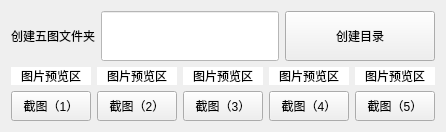
     <widget class="QWidget" name="tab_3">
      <attribute name="title">
       <string>截图-五图</string>
      </attribute>
      <layout class="QVBoxLayout" name="verticalLayout_37" stretch="1,8">
       <item>
        <layout class="QHBoxLayout" name="horizontalLayout_3" stretch="1,9,1">
         <item>
          <widget class="QLabel" name="label_27">
           <property name="styleSheet">
            <string notr="true">font: 14pt &quot;微软雅黑&quot;;</string>
           </property>
           <property name="text">
            <string>创建五图文件夹</string>
           </property>
          </widget>
         </item>
         <item>
          <widget class="QLineEdit" name="dir_name_2">
           <property name="minimumSize">
            <size>
             <width>0</width>
             <height>50</height>
            </size>
           </property>
           <property name="styleSheet">
            <string notr="true">background-color: rgb(255, 255, 255);</string>
           </property>
          </widget>
         </item>
         <item>
          <widget class="QPushButton" name="mkdir_dir_2">
           <property name="minimumSize">
            <size>
             <width>150</width>
             <height>50</height>
            </size>
           </property>
           <property name="styleSheet">
            <string notr="true">QPushButton{border-radius:10px;font: 18pt &quot;幼圆&quot;;background-color: rgb(0, 255, 255)}
QPushButton:pressed{background-color:rgb(176,176,176);};</string>
           </property>
           <property name="text">
            <string>创建目录</string>
           </property>
          </widget>
         </item>
        </layout>
       </item>
       <item>
        <layout class="QHBoxLayout" name="horizontalLayout_4">
         <item>
          <layout class="QVBoxLayout" name="verticalLayout_6">
           <item>
            <widget class="QLabel" name="img6">
             <property name="styleSheet">
              <string notr="true">background-color: rgb(255, 255, 255);</string>
             </property>
             <property name="text">
              <string>图片预览区</string>
             </property>
             <property name="textFormat">
              <enum>Qt::AutoText</enum>
             </property>
             <property name="alignment">
              <set>Qt::AlignCenter</set>
             </property>
            </widget>
           </item>
           <item>
            <widget class="QPushButton" name="scr1_2">
             <property name="minimumSize">
              <size>
               <width>0</width>
               <height>30</height>
              </size>
             </property>
             <property name="styleSheet">
              <string notr="true">QPushButton{border-radius:10px;font: 18pt &quot;幼圆&quot;;background-color: rgb(0, 255, 255)}
QPushButton:pressed{background-color:rgb(176,176,176);};</string>
             </property>
             <property name="text">
              <string>截图（1）</string>
             </property>
            </widget>
           </item>
          </layout>
         </item>
         <item>
          <layout class="QVBoxLayout" name="verticalLayout_7">
           <item>
            <widget class="QLabel" name="img2_2">
             <property name="styleSheet">
              <string notr="true">background-color: rgb(255, 255, 255);</string>
             </property>
             <property name="text">
              <string>图片预览区</string>
             </property>
             <property name="alignment">
              <set>Qt::AlignCenter</set>
             </property>
            </widget>
           </item>
           <item>
            <widget class="QPushButton" name="scr2_2">
             <property name="minimumSize">
              <size>
               <width>0</width>
               <height>30</height>
              </size>
             </property>
             <property name="styleSheet">
              <string notr="true">QPushButton{border-radius:10px;font: 18pt &quot;幼圆&quot;;background-color: rgb(0, 255, 255)}
QPushButton:pressed{background-color:rgb(176,176,176);};</string>
             </property>
             <property name="text">
              <string>截图（2）</string>
             </property>
            </widget>
           </item>
          </layout>
         </item>
         <item>
          <layout class="QVBoxLayout" name="verticalLayout_8">
           <item>
            <widget class="QLabel" name="img3_2">
             <property name="styleSheet">
              <string notr="true">background-color: rgb(255, 255, 255);</string>
             </property>
             <property name="text">
              <string>图片预览区</string>
             </property>
             <property name="alignment">
              <set>Qt::AlignCenter</set>
             </property>
            </widget>
           </item>
           <item>
            <widget class="QPushButton" name="scr3_2">
             <property name="minimumSize">
              <size>
               <width>0</width>
               <height>30</height>
              </size>
             </property>
             <property name="styleSheet">
              <string notr="true">QPushButton{border-radius:10px;font: 18pt &quot;幼圆&quot;;background-color: rgb(0, 255, 255)}
QPushButton:pressed{background-color:rgb(176,176,176);};</string>
             </property>
             <property name="text">
              <string>截图（3）</string>
             </property>
            </widget>
           </item>
          </layout>
         </item>
         <item>
          <layout class="QVBoxLayout" name="verticalLayout_9">
           <item>
            <widget class="QLabel" name="img4_2">
             <property name="styleSheet">
              <string notr="true">background-color: rgb(255, 255, 255);</string>
             </property>
             <property name="text">
              <string>图片预览区</string>
             </property>
             <property name="alignment">
              <set>Qt::AlignCenter</set>
             </property>
            </widget>
           </item>
           <item>
            <widget class="QPushButton" name="scr4_2">
             <property name="minimumSize">
              <size>
               <width>0</width>
               <height>30</height>
              </size>
             </property>
             <property name="styleSheet">
              <string notr="true">QPushButton{border-radius:10px;font: 18pt &quot;幼圆&quot;;background-color: rgb(0, 255, 255)}
QPushButton:pressed{background-color:rgb(176,176,176);};</string>
             </property>
             <property name="text">
              <string>截图（4）</string>
             </property>
            </widget>
           </item>
          </layout>
         </item>
         <item>
          <layout class="QVBoxLayout" name="verticalLayout_10">
           <item>
            <widget class="QLabel" name="img5_2">
             <property name="styleSheet">
              <string notr="true">background-color: rgb(255, 255, 255);</string>
             </property>
             <property name="text">
              <string>图片预览区</string>
             </property>
             <property name="alignment">
              <set>Qt::AlignCenter</set>
             </property>
            </widget>
           </item>
           <item>
            <widget class="QPushButton" name="scr5_2">
             <property name="minimumSize">
              <size>
               <width>0</width>
               <height>30</height>
              </size>
             </property>
             <property name="styleSheet">
              <string notr="true">QPushButton{border-radius:10px;font: 18pt &quot;幼圆&quot;;background-color: rgb(0, 255, 255)}
QPushButton:pressed{background-color:rgb(176,176,176);};</string>
             </property>
             <property name="text">
              <string>截图（5）</string>
             </property>
            </widget>
           </item>
          </layout>
         </item>
        </layout>
       </item>
      </layout>
     </widget>
